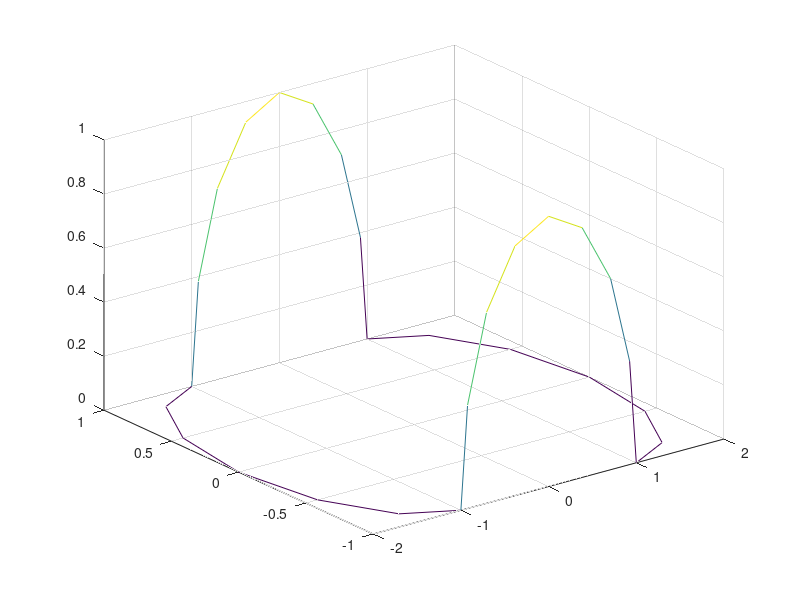

Source code (MATLAB): (Note: this script raises an error after producing the figure.)
[Bx,By,Bz] = deal(NaN(9,7));

phi = linspace(0,pi,7);
psi = linspace(0,pi,9);
Bx(1,:) = 1+sin(phi);
By(1,:) = -cos(phi);
Bx(9,:) = -1-sin(phi);
By(9,:) = -cos(phi);
Bx(:,1) = cos(psi);
By(:,1) = -1;

Bz(:,1) = sin(psi);
Bx(:,7) = cos(psi);
By(:,7) = 1;
Bz(:,7) = sin(psi);

Bz(1,:) = 0;
Bz(end,:) = 0;

mesh(Bx, By, Bz,  'FaceColor', 'None');
%Kontrolne tocke Coonsove ploskve:
%[Bx,By,Bz] = coons(Bx,By,Bz);

%Tocke na ploskvi:
u = linspace(0,1,100);
v = linspace(0,1,100);

[bx, by, bz] = bezier2(Bx,By,Bz,u,v);

%graf
%surf(bx, by, bz); %nariše krivuljo na sliki oziroma vkrivljeno ploskev majhnih pravokotničkov, ki se ne prilegajo popolnoma funkciji mesh
hold on
%mesh(Bx, By, Bz, 'FaceColor', 'None');  %prozorne pravokotnike naredi v pravi obliki
hold on
